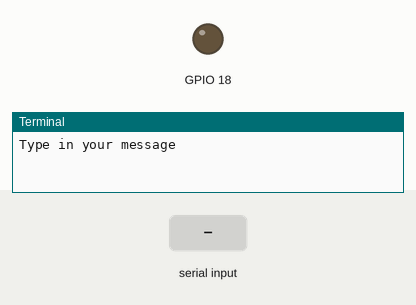
This program was run on a simulated Raspberry Pi (BCM pin numbers). On the bench: output pins drawn as LEDs (lit = HIGH), the last lines printed to the terminal. Inputs (shaded band) come from the test bench. At 2.5 s the program stops and its outputs stay as they are.

Above: at 1.2 s.
1.3 s: "a" typed at the terminal, then Enter
At 2.1 s:
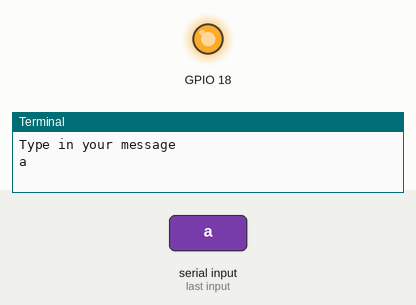
Timing chart, 0 to 4.0 s (numbered marks = the images above; inputs shaded):
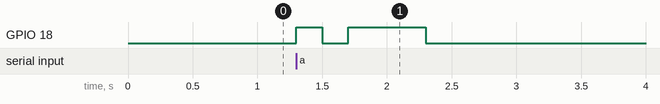

Measured:
- after the input at 1.3 s, GPIO 18: LOW → HIGH at once, → LOW 0.20 s later, → HIGH 0.20 s later, → LOW 0.60 s later

The program:

Morse_Code_LED.py
```python
import RPi.GPIO as GPIO
import time

on = True
off = False

GPIO.setmode(GPIO.BCM)
GPIO.setup(18,GPIO.OUT)


#morse code alphabet: 1 unit for dot, 3 units for dash
alphabet = {'a':(1,3),'b':(3,1,1,1),'c':(3,1,3,1),'d':(3,1,1),'e':(0,1),'f':(1,1,3,1),'g':(3,3,1),'h':(1,1,1,1),'i':(1,1),'j':(1,3,3,3),'k':(3,1,3),'l':(1,3,1,1),'m':(3,3),'n':(3,1),'o':(3,3,3),'p':(1,3,3,1),'q':(3,3,1,3),'r':(1,3,1),'s':(1,1,1),'t':(0,3),'u':(1,1,3),'v':(1,1,1,3),'w':(1,3,3),'x':(3,1,1,3),'y':(3,1,3,3),'z':(3,3,1,1),'1':(1,3,3,3,3),'2':(1,1,3,3,3),'3':(1,1,1,3,3),'4':(1,1,1,1,3),'5':(1,1,1,1,1),'6':(3,1,1,1,1),'7':(3,3,1,1,1),'8':(3,3,3,1,1),'9':(3,3,3,3,1),'0':(3,3,3,3,3)}

#speed settings in seconds
slow = (.4)
normal = (.2)
fast = (.1)

speed = normal
message = input("Type in your message")

def textToMorse():
	#for each letter in the message
	for k in message.lower():
		#if the letter is in the morse code alphabet
		if k in alphabet:
			#for each number in the value of the letter key
			for n in alphabet[k]:
				GPIO.output(18, on)
				#assures the LED will remain on for the amount of time required (1 unit for dot, 3 units for dash)
				time.sleep(n * speed)
				GPIO.output(18,off)
				#creates a pause of 1 unit (dot) between parts of the same letter
				time.sleep(1 * speed)
		elif k == ' ':
			#if a space is used, as in between words, it creates a pause of 7 units as it is standard in morse code
			time.sleep(7 * speed)


textToMorse()
GPIO.cleanup()
```
